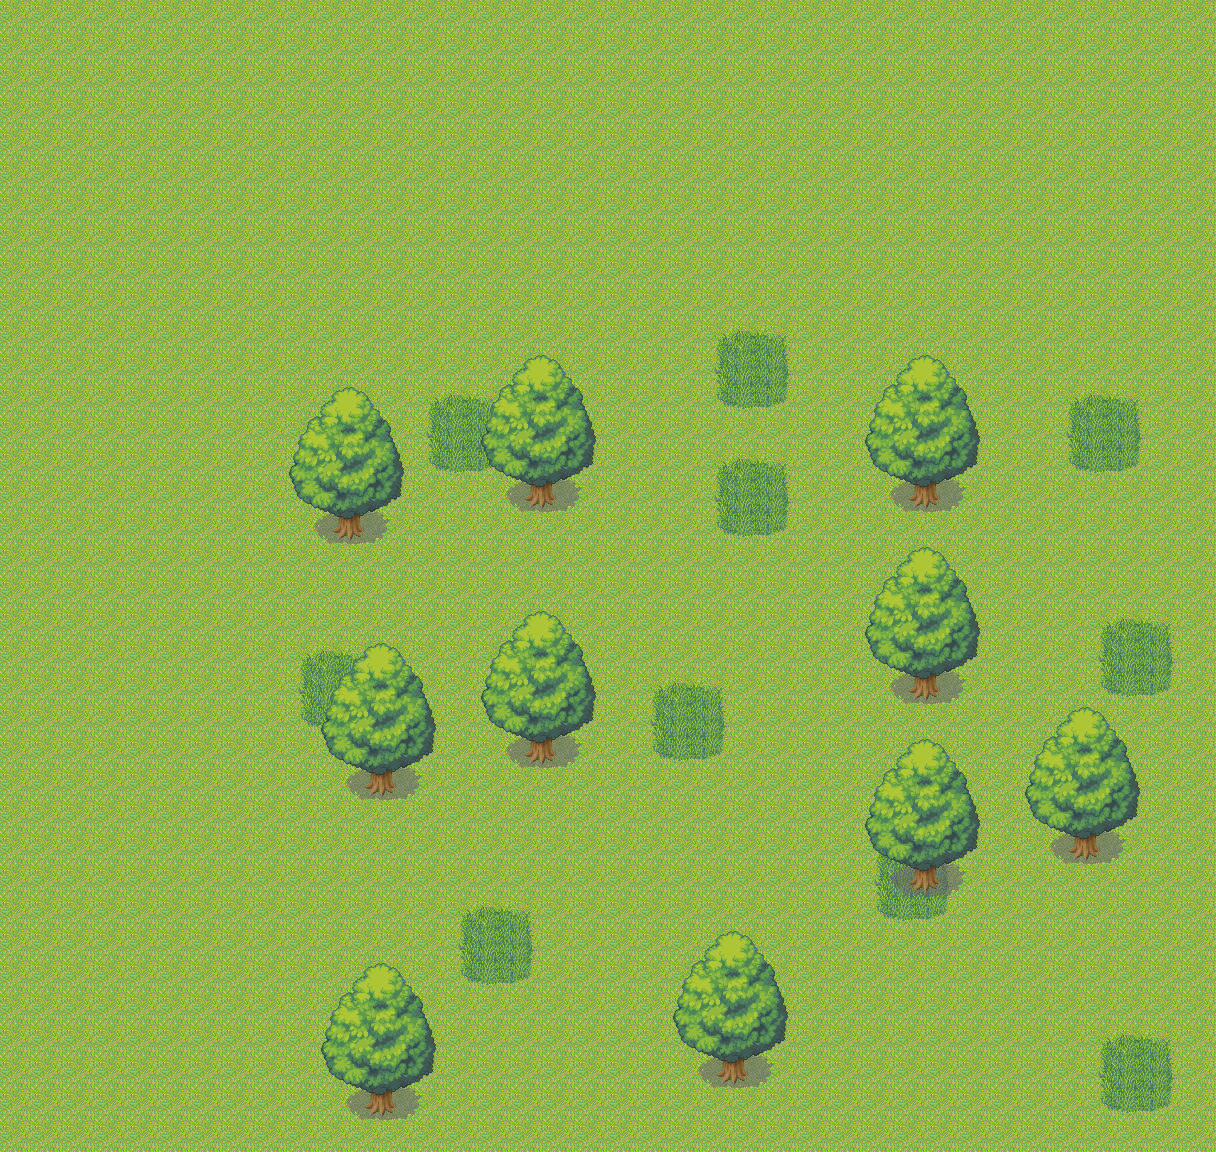

A level layout from a 2D game, rendered from its tile map. Below: a short description, then the map file with tile-grid data replaced by summaries:
An orthogonal 38x36 tile map with 32x32 px tiles, 3 tile layers (chao, grama, arvore).

<map version="1.0" tiledversion="1.1.6" orientation="orthogonal" renderorder="right-down" width="38" height="36" tilewidth="32" tileheight="32" infinite="0" nextobjectid="1">
 <tileset firstgid="1" source="../../tilemaps/tileset_campo.tsx" />
 <layer name="chao" width="38" height="36">
  <data>[1368 cells, 1368 non-empty, 1 distinct tile ids]</data>
 </layer>
 <layer name="grama" width="38" height="36">
  <data>[1368 cells, 96 non-empty, 9 distinct tile ids]</data>
 </layer>
 <layer name="arvore" width="38" height="36">
  <data>[1368 cells, 200 non-empty, 20 distinct tile ids]</data>
 </layer>
</map>
